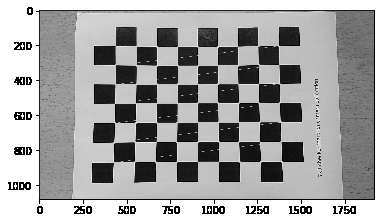
#> input picture Perception/Calibration/calibrationChessBoard.png, 381 x 223 px; its folder holds only this picture in this run
$ jupyter execute calibrationviaChessBoard.ipynb
#> lines starting #> are read from the running program, lines starting #| are printed output that depends on the picture
[cell 1]
import numpy as np
import cv2
import matplotlib.pyplot as plt
import glob
pattern_size = (9,7)
img_size = (1920, 1080)
plt.set_cmap('gray')

[cell 2]
imgdir='D:/44754/Documents/GitHub/Unorganized_work/ComputerVision/cw1/calibration/*.png'
result = sorted(glob.glob(imgdir))
print(result[0])
print(len(result))

[cell 3]
calibration_img_list = []
for fname in result:
    img = cv2.imread(fname)
#> img is the input picture: shape (223, 381, 3); min 0, max 255, mean 162.1
    gray = cv2.cvtColor(img,cv2.COLOR_BGR2GRAY)
    calibration_img_list.append(gray)
print(len(calibration_img_list))
#| 1
plt.imshow(calibration_img_list[0])

[cell 4]
# Termination criteria
criteria = (cv2.TERM_CRITERIA_EPS + cv2.TERM_CRITERIA_MAX_ITER, 30, 0.001)
# Prepare calibration pattern points (0,0,0), (1,0,0),
# (2,0,0) ....,(6,5,0)
objpts = np.zeros((pattern_size[0]*pattern_size[1],3),np.float32)
objpts[:,:2] = np.mgrid[0:pattern_size[0],
                        0:pattern_size[1]].T.reshape(-1,2)

[cell 5]
objptslist = []; imgptslist = []
corner_img_list = []
for id,gray in enumerate(calibration_img_list):
    retval,corners = cv2.findChessboardCorners(gray,pattern_size,None)
    if retval:
        refined_corners = cv2.cornerSubPix(gray,corners,pattern_size,
                                       (-1,-1),criteria)
        objptslist.append(objpts)
        imgptslist.append(refined_corners)

        tmpimg = gray.copy()
        tmpimg= cv2.drawChessboardCorners(tmpimg,pattern_size,
                                         refined_corners,retval)
        corner_img_list.append(tmpimg)
#> this loop made 1 pass
#> (id, retval) on pass 1: (0, True)
#> pass 1, `tmpimg= cv2.drawChessboardCorners(tmpimg,pattern_size, refined_corners..`:
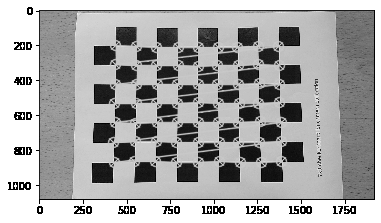
#> tmpimg: shape (223, 381); min 0, max 255, mean 167.7
#> after the loop, corner_img_list = 1 item; imgptslist = 1 item; objptslist = 1 item
plt.imshow(corner_img_list[0])

[cell 6]
retval,camera_matrix,distortparams,rvecs,tves = cv2.calibrateCamera(
                    objptslist,imgptslist,img_size[::-1],None,None)
#> retval = 0.427; camera_matrix = [[3088.2, 0, 552.2], [0, 6986.4, 943], [0, 0, 1]]; distortparams = [[5.06, -115.2, 0.158, 0.203, 1224.5]]; rvecs = ([-1.03, -0.158, -0.0603],); tves = ([-21.58, -19.46, 143.4],)

[cell 7]
camera_matrix
#> Out = [[3088.2, 0, 552.2], [0, 6986.4, 943], [0, 0, 1]]

[cell 8]
distortparams
#> Out = [[5.06, -115.2, 0.158, 0.203, 1224.5]]

[cell 9]
len(rvecs)
#> Out = 1
